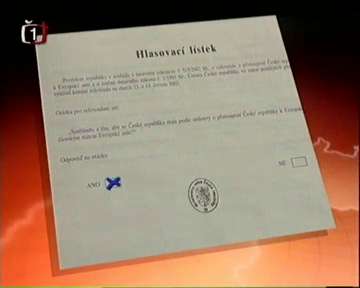
#> input picture frame 30 of Cvičení 8/data/cv08_video.mp4, 360 x 288 px
$ python main.py
#> lines starting #> are read from the running program, lines starting #| are printed output that depends on the picture
import cv2
import numpy as np
import matplotlib.pyplot as plt

vidcap = cv2.VideoCapture('./data/cv08_video.mp4')
success, image = vidcap.read()
#> image is the input picture: shape (288, 360, 3); mean B, G, R 102.7, 123.8, 151.3
count = 0
P = 5

def get_dct(frame):
    # Compute the DCT
    dct_image = cv2.dct(np.float32(frame))
    coefficients = np.absolute(dct_image.flatten())
    top_n_indices = np.argsort(coefficients)[-P:]
    top_n_coefficients = np.log(coefficients[top_n_indices])[::-1]

    return top_n_coefficients

distances = []
last_vector = None
last_image = None

method_1_seg_values = []
method_2_seg_values = []
method_3_seg_values = []
method_4_seg_values = []

# While read is successful, ie. no corrupted data
while success:
    # Převod snímku do barevného složky zvoleného barevného prostoru
    rgb = cv2.cvtColor(image, cv2.COLOR_BGR2RGB)
    grayscale = cv2.cvtColor(rgb, cv2.COLOR_RGB2GRAY)
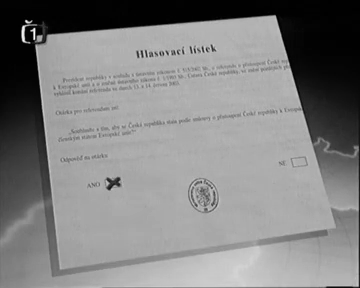
#> grayscale: shape (288, 360); min 0, max 254, mean 129.6

    if last_image is not None:
        last_grayscale = cv2.cvtColor(last_image, cv2.COLOR_RGB2GRAY)

        # Převod z uint8, protože jinak to při operacích přetejká a dělá brikule
        img_1 = last_image.astype("int32")
        img_2 = rgb.astype("int32")

        # Rozdíl sum hodnot obrazových bodů v následujících snímcích
        method_1 = np.absolute(
            np.subtract(
                np.sum(img_1),
                np.sum(img_2)
            )
        )

        # Spočítáme sumu barevných hodnot pixelů v diferenci
        # Je to v podstatě ekvivalentní zápisu cv2.absdiff(last_image, rgb)

        # Suma rozdílů hodnot obrazových bodů v následujících snímcích
        method_2 = np.sum(
            np.absolute(
                np.subtract(
                    img_1,
                    img_2
                )
            )
        )

        # Histogramově založená metoda
        # Použil jsem šedé tóny
        hist1 = cv2.calcHist([last_grayscale], [0], None, [256], [0, 256])
        hist2 = cv2.calcHist([grayscale], [0], None, [256], [0, 256])
        method_3 = np.sum(np.absolute(np.subtract(hist1, hist2)))

        # Metoda založena na DCT
        last_image_dct = get_dct(last_grayscale)
        image_dct = get_dct(grayscale)
        method_4 = np.sum(np.absolute(np.subtract(last_image_dct, image_dct)))

        # Přidání výsledků do polí pro snímky
        method_1_seg_values.append(method_1)
        method_2_seg_values.append(method_2)
        method_3_seg_values.append(method_3)
        method_4_seg_values.append(method_4)

    # Čtení dalšího snímku
    last_image = rgb
    success, image = vidcap.read()
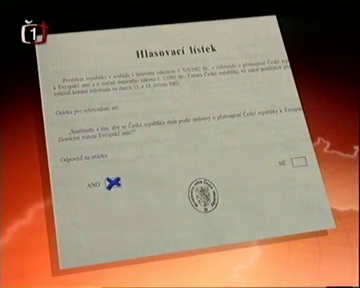
#> input picture frame 31 of Cvičení 8/data/cv08_video.mp4, 360 x 288 px
#> image is the input picture: shape (288, 360, 3); mean B, G, R 102.9, 123.7, 151.7
    count += 1

vidcap.release()

plt.subplot(2, 2, 1)
enums = list(enumerate(method_1_seg_values))
t = [x[0] for x in enums]
vec = [x[1] for x in enums]
plt.title("Rozdíl sum")
plt.axvline(x=208, linewidth=2, color='r')
plt.axvline(x=268, linewidth=2, color='r')
plt.plot(t, vec, linewidth=2, color='b')
plt.axis([min(t), max(t), min(vec), max(vec)])

plt.subplot(2, 2, 2)
enums = list(enumerate(method_2_seg_values))
t = [x[0] for x in enums]
vec = [x[1] for x in enums]
plt.title("Suma rozdílů")
plt.axvline(x=208, linewidth=2, color='r')
plt.axvline(x=268, linewidth=2, color='r')
plt.plot(t, vec, linewidth=2, color='b')
plt.axis([min(t), max(t), min(vec), max(vec)])

plt.subplot(2, 2, 3)
enums = list(enumerate(method_3_seg_values))
t = [x[0] for x in enums]
vec = [x[1] for x in enums]
plt.title("Histogramová metoda")
plt.axvline(x=208, linewidth=2, color='r')
plt.axvline(x=268, linewidth=2, color='r')
plt.plot(t, vec, linewidth=2, color='b')
plt.axis([min(t), max(t), min(vec), max(vec)])

plt.subplot(2, 2, 4)
enums = list(enumerate(method_4_seg_values))
t = [x[0] for x in enums]
vec = [x[1] for x in enums]
plt.title("DCT Metoda")
plt.axvline(x=208, linewidth=2, color='r')
plt.axvline(x=268, linewidth=2, color='r')
plt.plot(t, vec, linewidth=2, color='b')
plt.axis([min(t), max(t), min(vec), max(vec)])

plt.show()

fig = plt.figure()
fig.add_axes([0, 0, 1, 1], frameon=False, xticks=[], yticks=[])
cap = cv2.VideoCapture('./data/cv08_video.mp4')
NFrames = int(cap.get(cv2.CAP_PROP_FRAME_COUNT))

enums = list(enumerate(method_1_seg_values))
t = [x[0] for x in enums]
vec = [x[1] for x in enums]

for i in range(1, NFrames):
    ret, bgr = cap.read()
    rgb = cv2.cvtColor(bgr, cv2.COLOR_BGR2RGB)
    fig.clear()

    plt.axvline(x=208, linewidth=2, color='r')
    plt.axvline(x=268, linewidth=2, color='r')
    plt.plot(t, vec, linewidth=2, color='b')
    l = plt.axvline(x=i, linewidth=2, color='g')
    plt.axis([min(t), max(t), min(vec), max(vec)])

    plt.imshow(rgb, aspect='auto', extent = [min(t), max(t), min(vec), max(vec)])
    plt.show(block=False)
    plt.pause(0.001)

plt.show()

$ run again, starting later in the video
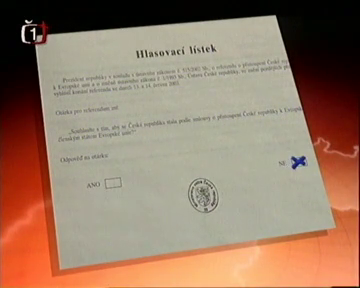
#> input picture frame 136 of Cvičení 8/data/cv08_video.mp4, 360 x 288 px
#> image is the input picture: shape (288, 360, 3); mean B, G, R 103.4, 124, 152
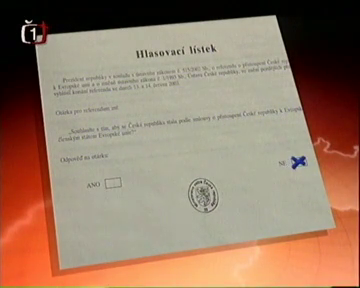
#> input picture frame 137 of Cvičení 8/data/cv08_video.mp4, 360 x 288 px
#> image is the input picture: shape (288, 360, 3); mean B, G, R 103.4, 124.1, 151.7

$ run again, starting later in the video
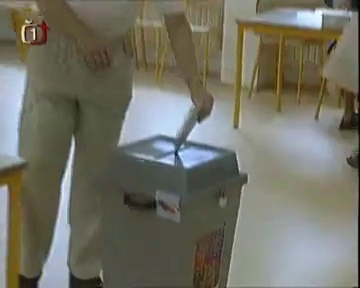
#> input picture frame 243 of Cvičení 8/data/cv08_video.mp4, 360 x 288 px
#> image is the input picture: shape (288, 360, 3); mean B, G, R 100.5, 112.9, 114.1
#> `grayscale = cv2.cvtColor(rgb, cv2.COLOR_RGB2GRAY)`:
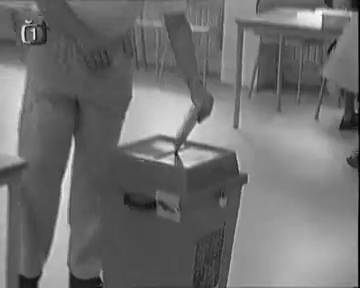
#> grayscale: shape (288, 360); min 0, max 252, mean 111.8
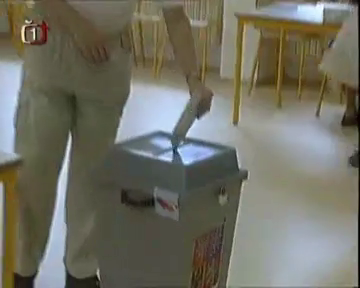
#> input picture frame 244 of Cvičení 8/data/cv08_video.mp4, 360 x 288 px
#> image is the input picture: shape (288, 360, 3); mean B, G, R 98.8, 111.6, 112.9
